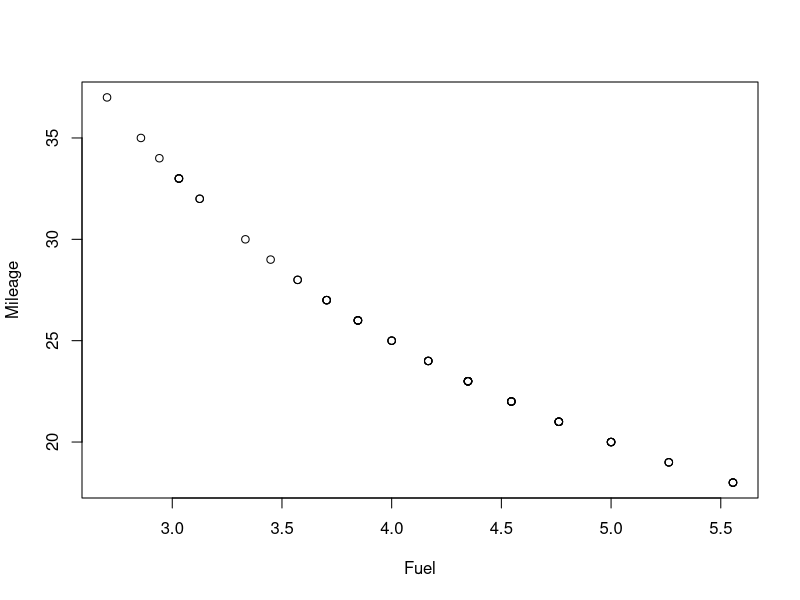
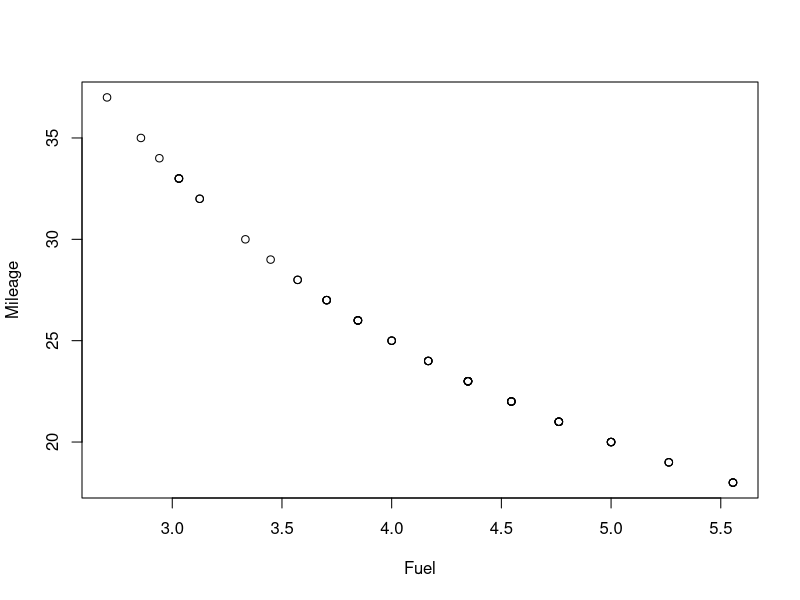

R code for these plots, in order:
#   Do the following short exercise
# Remember to first chnage your working directory!
# This could be done using the 'setwd' function or 
# clicking on "Session", "Set Working directory",
# "To source file location" if you opened this file.
#===================================================

#1. Read in fuel-frame.csv and create an object named 'fuel'
#2. How many rows are there in the dataframe? (type ?nrow)
#3. How many columns are there? (type ?ncol)
#4. What is the Weight of the 40th car?
#5. What is the row name of the 55th car?
#6. Extract the 5th row from the data and create a new object named r5
#7. Extract the 4th column from the data (using only rows 10 to 22). 
#   Name the object c4
#8. Calculate is the five number summary of c4
#9. Create a plot with Fuel on the x axis and Mileage on the y axis

#10. Save the plot as a pdf file. 

  #Hint: ## start a PDF file
  #pdf("picture.pdf")
  ## your drawing commands here
  #
  ### close the PDF file
  #dev.off()

#11. create a matrix named m1 that contains 'Weight' and 'Disp.'
#12. Export m1 using write.table to m1.txt (?write.table)
#13. Export m1 using write.csv to m1.csv (?write.csv)
#14. Read up what 'sink' does.







# Solutions are at the bottom!
#===============================================================


#1
fuel<- read.csv("fuel-frame.csv", header=T)
fuel

#2. 
nrow(fuel)

#3. 
ncol(fuel)

#4.
attach(fuel) #Dont use attach - rather use reference $
Weight[40]

fuel$Weight[17]

#5.
row.names[55]

#6. 
r5<-fuel[5,]
r5

#7. 

c4<-fuel[10:20,4]
c4

#8.

fivenum(c4)

#9. 

plot(Fuel, Mileage)


#10. 

pdf("fuelplot.pdf",height=4,width=6)
plot(Fuel, Mileage)
dev.off()

#11.

m1<-cbind(Weight, Disp.)

#12.

?write.table
write.table(m1, "m1.txt")


#13. 

write.csv(m1, "m1.csv")

#14. 
?sink
sink("ReadWrite.txt")
#the following 'objects' will be saved in the file location
#not the creation of an object though
#only 'outputs' that would have otherwise been shown in the console
#window
#i.e. 'xx' and 'mean(xx)'
#yy is not in the file
#the first sink command indicates where to save the output
#while the second sink command closes the connection

xx<-1:5
cat("\n This is the value of xx", xx)

mean(xx)
yy<-1:100
yy
sink()

xx

?which
?min
